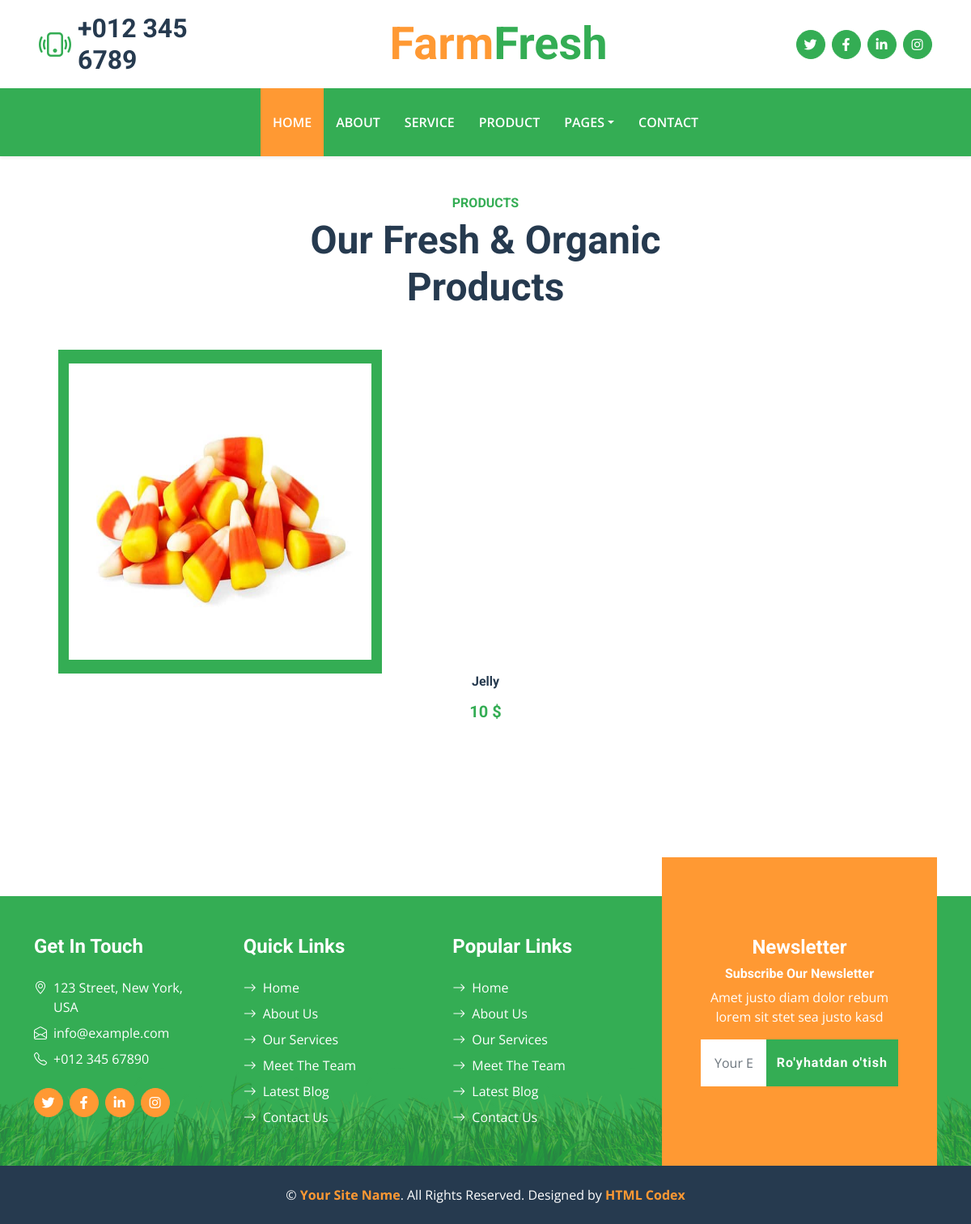
The app's page /blog/product/jelly with its own data.
### blog/models.py (models this page shows, shortened)
class Products(models.Model):
    price = models.IntegerField()
    name = models.CharField(max_length=100)
    slug = models.SlugField(max_length=100)
    img = models.ImageField(upload_to='Farmers/img')

### blog/views.py (the view)
# urls.py: path("product/<slug:product>", productdetailview, name='product_detail_view'),
def productdetailview(request, product):
    product = get_object_or_404(Products, slug=product)
    context = {
        'product': product
    }
    return render(request, "product_detail.html", context=context)

### templates/product_detail.html (shortened to what this page needs)
{% extends 'base.html' %}
{% load static %}
{% block content %}
    <div class="container-fluid py-5">
        <div class="container">
            <div class="mx-auto text-center mb-5" style="max-width: 500px;">
                <h6 class="text-primary text-uppercase">Products</h6>
                <h1 class="display-5">Our Fresh & Organic Products</h1>
            </div>
                <div class="pb-5">
                    <div class="product-item position-relative bg-white d-flex flex-column text-center">
                        <img  class="btn btn-primary py-md-3 px-md-8 me-6" style="width: 400px; height: 400px;" src="{{product.img.url}}" alt="">
                        <h6 class="mb-3">{{ product.name }}</h6>
                        <h5 class="text-primary mb-0">{{ product.price }} $</h5>
                    </div>
                </div>
            </div>
        </div>
{% endblock content %}

### static/css/style.css (style rules this page uses)
:root { --primary: #34AD54; --secondary: #FF9933; --light: #F6FFF2; --dark: #263A4F; }
.btn { font-family: 'Roboto', sans-serif; letter-spacing: 1px; font-weight: 700; transition: .5s; }
.btn-primary, .btn-secondary { color: #FFFFFF; }
.product-item { padding: 0 30px 30px 30px; }
.product-item h5 { transition: .5s; }

### records on screen
Products: img (picture), name "Jelly", price "10"
